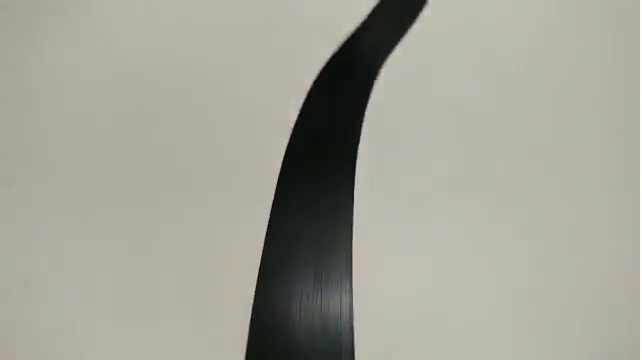
#> input picture frame 135 of simulacao.mp4, 642 x 360 px
$ jupyter execute --allow-errors 'Documentação Robo Seguidor de Linha.ipynb'   (shell and % lines are left out)   (Python 2 division)   (older library calls are emulated)
#> lines starting #> are read from the running program, lines starting #| are printed output that depends on the picture; after the words box and inside, x2 and y2 are one past the last pixel; in counts of white or black regions, pixels touching at a corner belong together
### obrcv.py
from imutils.video import VideoStream
import numpy as np
import cv2
import imutils
import time
from time import sleep

class Camera:

    def __init__(self,detect_line,detect_color, detect_circle):
       self.detect_line = detect_line
       self.detect_color = detect_color
       self.detect_circle = detect_circle
       #pass
    def Line(self): ## dar direcao ao robo
      if self.detect_line == 1:
         (grabbed, Frame) = camera.read()
#> Frame is the input picture: shape (360, 642, 3); mean B, G, R 151.1, 161.5, 163.4
         if (grabbed):
           dado = pre_processing(Frame)
           Direcao, Qtdlines = dado.TratarImagem()
           print "Direcao: " ,Direcao,"Quantidade de Linhas: ",Qtdlines
           return  Direcao,Qtdlines

    def cor(self):
    #""" Falta Implementar """
       pass

    def circle(self):
       if self.detect_circle == 1:
         (grabbed, Frame) = camera.read()
         if (grabbed):
           dado = pre_processing(Frame)
           bola,centro = dado.TratarCircle()
           return bola,centro


#camera = cv2.VideoCapture(0)
camera = cv2.VideoCapture("simulacao.mp4") # line
#camera = cv2.VideoCapture("circulosimulation.mp4")
camera.set(3,320)
camera.set(4,240)
LimiarBinarizacao = 125       #este valor eh empirico. Ajuste-o conforme sua necessidade
AreaContornoLimiteMin = 5000  #este valor eh empirico. Ajuste-o conforme sua necessidade

greenLower = (29, 86, 6)
greenUpper = (64, 255, 255)


class pre_processing:
   def __init__(self,img):
      self.img = img

   def TratarImagem(self):
      #obtencao das dimensoes da imagem
      height = np.size(self.img,0)
#> height = 360
      width= np.size(self.img,1)
#> width = 642
      QtdeContornos = 0
      DirecaoASerTomada = 0

      #tratamento da imagem
      gray = cv2.cvtColor(self.img,cv2.COLOR_BGR2GRAY)
      gray = cv2.GaussianBlur(gray, (21, 21), 0)
      FrameBinarizado = cv2.threshold(gray,LimiarBinarizacao,255,cv2.THRESH_BINARY)[1]
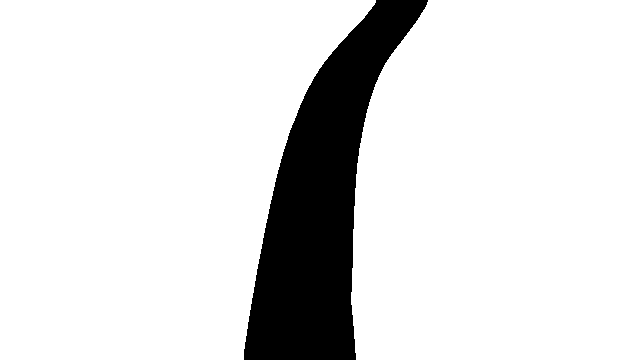
#> FrameBinarizado: shape (360, 642); 87.4% white; 1 black region, box (x1, y1, x2, y2) and area: (244, 0, 428, 360) 29029
      FrameBinarizado = cv2.dilate(FrameBinarizado,None,iterations=2)
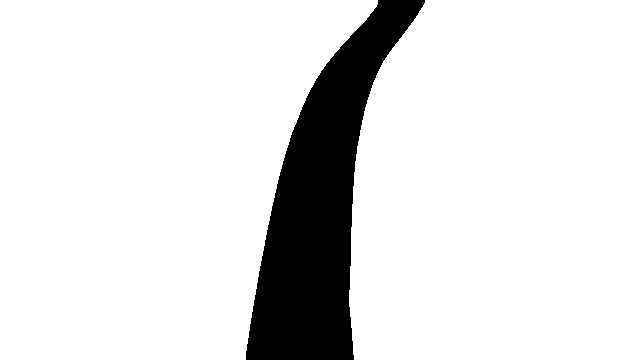
#> FrameBinarizado: shape (360, 642); 88.2% white; 1 black region, box (x1, y1, x2, y2) and area: (246, 0, 425, 360) 27161
      FrameBinarizado = cv2.bitwise_not(FrameBinarizado)
#> FrameBinarizado: shape (360, 642); 11.8% white; 1 white region
      _, cnts, _ = cv2.findContours(FrameBinarizado.copy(), cv2.RETR_EXTERNAL, cv2.CHAIN_APPROX_SIMPLE)
#> cnts = 1 contour; box (x1, y1, x2, y2) and area: (246, 0, 425, 360) 26724
      cv2.drawContours(self.img,cnts,-1,(255,250,255),3)
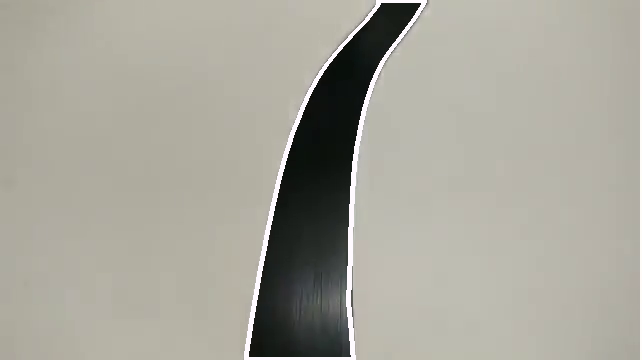
#> self.img: shape (360, 642, 3); 1.74% of pixels changed, all inside (x1, y1, x2, y2) = (244, 0, 427, 360)
      for c in cnts:
	    #se a area do contorno capturado for pequena, nada acontece
	    if cv2.contourArea(c) < AreaContornoLimiteMin:
        	continue

            QtdeContornos = QtdeContornos + 1

	    #obtem coordenadas do contorno (na verdade, de um retangulo que consegue abrangir todo ocontorno) e
	    #realca o contorno com um retangulo.
	    (x, y, w, h) = cv2.boundingRect(c)   #x e y: coordenadas do vertice superior esquerdo
	                                         #w e h: respectivamente largura e altura do retangulo

            cv2.rectangle(self.img, (x, y), (x + w, y + h), (100, 255, 0), 2)

	    #determina o ponto central do contorno e desenha um circulo para indicar
	    CoordenadaXCentroContorno = (x+x+w)/2
	    CoordenadaYCentroContorno = (y+y+h)/2
	    PontoCentralContorno = (CoordenadaXCentroContorno,CoordenadaYCentroContorno)
	    cv2.circle(self.img, PontoCentralContorno, 1, (0, 100, 250), 5)

    	    DirecaoASerTomada = CoordenadaXCentroContorno - (width/2)   #em relacao a linha central
#> this loop made 1 pass
#> (QtdeContornos, w, h, CoordenadaXCentroContorno, CoordenadaYCentroContorno, DirecaoASerTomada) on pass 1: (1, 179, 360, 335, 180, 14)
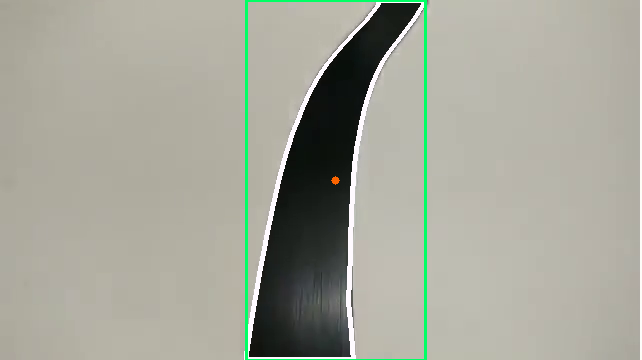
#> self.img: shape (360, 642, 3); 1.18% of pixels changed, all inside (x1, y1, x2, y2) = (245, 0, 427, 360)
#> after the loop, QtdeContornos = 1

      #output da imagem
      #linha em azul: linha central / referencia
      #linha em verde: linha que mostra distancia entre linha e a referencia
      cv2.line(self.img,(width/2,0),(width/2,height),(255,150,0),2)
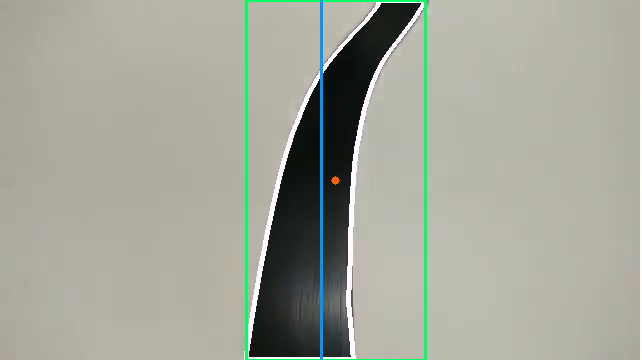
#> self.img: shape (360, 642, 3); 0.47% of pixels changed, all inside (x1, y1, x2, y2) = (320, 0, 323, 360)

      if (QtdeContornos > 0):
            cv2.line(self.img,PontoCentralContorno,(width/2,CoordenadaYCentroContorno),(65,255,0),1)
#> self.img: shape (360, 642, 3); 0.01% of pixels changed, all inside (x1, y1, x2, y2) = (321, 180, 336, 181)
#> in Line, `Direcao, Qtdlines = dado.TratarImagem()`: Direcao = 14; Qtdlines = 1
#| Direcao:  14 Quantidade de Linhas:  1
#> `Direcao,TemLinha = linha.Line()`: Direcao = 14; TemLinha = 1
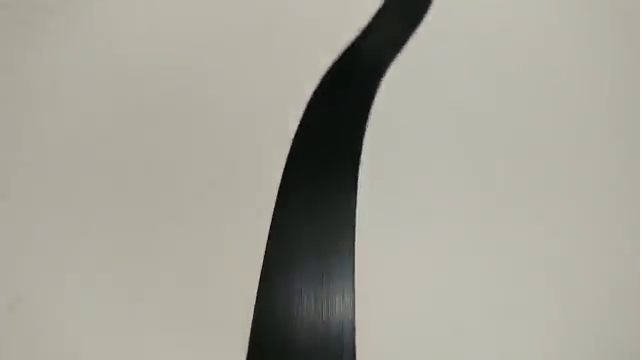
#> input picture frame 136 of simulacao.mp4, 642 x 360 px
#> in circle, Frame is the input picture: shape (360, 642, 3); mean B, G, R 151.4, 161.9, 163.7

      cv2.imshow('Detect Line',self.img)
      cv2.waitKey(10)
      return DirecaoASerTomada, QtdeContornos

   def TratarCircle(self):
    blurred = cv2.GaussianBlur(self.img, (11, 11), 0)
    hsv = cv2.cvtColor(blurred, cv2.COLOR_BGR2HSV)
#> hsv: shape (360, 642, 3); mean H, S, V 29.3, 22.5, 164.2
    mask = cv2.inRange(hsv, greenLower, greenUpper)
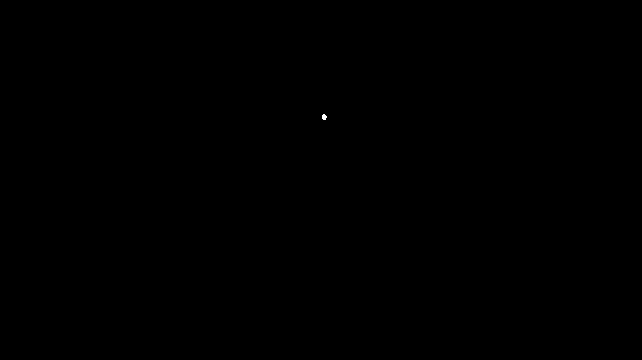
#> mask: shape (360, 642); 0.01% white; 1 white region, box (x1, y1, x2, y2) and area: (322, 114, 327, 120) 23
    mask = cv2.erode(mask, None, iterations=2)
#> mask: shape (360, 642); every value is 0
    mask = cv2.dilate(mask, None, iterations=2)
    cnts = cv2.findContours(mask.copy(), cv2.RETR_EXTERNAL,cv2.CHAIN_APPROX_SIMPLE)
#> cnts = 0 contours
    cnts = cnts[0] if imutils.is_cv2() else cnts[1]
#> cnts = []
    center = None
    if len(cnts) > 0:
      c = max(cnts, key=cv2.contourArea)
      ((x, y), radius) = cv2.minEnclosingCircle(c)
      M = cv2.moments(c)
      center = (int(M["m10"] / M["m00"]), int(M["m01"] / M["m00"]))
      print "               circle detect ",center
      valor =  "circle detect ",center
      if radius > 10:
        cv2.circle(self.img, (int(x), int(y)), int(radius),(0, 255, 255), 2)
        cv2.circle(self.img, center, 5, (0, 255, 255), -1)
    else:
      print "               circle not detect"
      valor =  "circle not detect",0

  # show the frame to our screen

    cv2.imshow("Detect Circle", self.img)
    cv2.waitKey(10)
    return valor

  # if the 'q' key is pressed, stop the loop


### BigRobot.py
# -*- coding: cp1252 -*-
import paho.mqtt.client as mqtt
import serial
import psutil

TOPIC = "/robot/rover/"

client = mqtt.Client()
# conecta no broker
client.connect("192.168.100.3", 1883)


def STATUS_COM():

 status = False
 try:
   arduino = serial.Serial("/dev/ttyUSB0",9600)
   status = True
   print "Porta ttyUSB0"
 except:
   try:
    arduino = serial.Serial("/dev/ttyACM0",9600)
    print "Porta ttyACM0"
    status = True
   except:
    arduino = ""
    status = False
 return status


class Move:
  print STATUS_COM()
  def __init__(self,comand,direcao):
   self.direcao = direcao
   self.comand = comand

  def mover(self):
   lista = ["w","s","d","a","p"]
   for p in range(len(lista)):
    if self.comand == lista[p]:
      print p,lista[p]
      print (arduino.write(lista[p]) if STATUS_COM() else "Port not found !")
      client.publish(TOPIC,lista[p])


class Sensores:
  # [22 lines left out: functions __init__, bat, distance, gps, not called in this run]

### Documentação Robo Seguidor de Linha.ipynb
<center>
    <h1> Projeto Robo Seguidor de Linha usando ObrCV e BigRobot library</h1>
    <h2> Type Robot: Robo OBR Resgate</h2>
    <h3> Comunidade: BigRobot<h3>
    <h3> Projetistas: Debora, Juan e Daniel</h3>
</center>

### Sumario

1. Instalação do Ubuntu Mate
2. Instalação e configuração do OpenCV
3. Instalação do Arduino
4. Programando OpenCV usando Simulação
5. Circuito eletronico do Robo
6. Programando no arduino
7. Topologia da rede
8. Usando SSH para acesso remoto no robo

## Instalação do Ubuntu Mate

##### Em fase de documentação

##  Instalação e configuração do OpenCV
### PS: OpenCV é o Motor de Visão Computacional por traz da biblioteca obrcv, sem ele na versão 3.1.0 a biblioteca não funcionara corretamente devido a possiveis mudanças de funções ou correções, por isso recomendamos que use a OpenCV Versão 3.1.0
### Dependencias necessarias

<code>
terminal@terminal$ sudo apt-get install -y build-essential cmake pkg-config
terminal@terminal$ sudo apt-get install -y libjpeg-dev libtiff5-dev libjasper-dev libpng12-dev
terminal@terminal$ sudo apt-get install -y libavcodec-dev libavformat-dev libswscale-dev libv4l-dev
terminal@terminal$ sudo apt-get install -y libxvidcore-dev libx264-dev
terminal@terminal$ sudo apt-get install -y libgtk2.0-dev
terminal@terminal$ sudo apt-get install -y libatlas-base-dev gfortran
terminal@terminal$ sudo apt-get install -y python2.7-dev python3-dev
</code>

#### Faça Download da opencv usando wget ainda no terminal, depois usando unzip extraia

#### terminal@terminal $ wget -O opencv.zip https://github.com/Itseez/opencv/archive/3.1.0.zip

#### terminal@terminal $ unzip opencv.zip

### Faça download da opencv contrib e extraia usando unzip

#### terminal@terminal $ wget -O opencv_contrib.zip https://github.com/Itseez/opencv_contrib/archive/3.1.0.zip

#### terminal@terminal $ unzip opencv_contrib.zip

#### Use o pip para instalar a biblioteca numpy no python

#### terminal@terminal $ pip install numpy imutils

### Inicie o processo de compilar o OpenCV

#### terminal@terminal $ cd ~

#### terminal@terminal $ cd ~/opencv-3.1.0/

#### terminal@terminal $ mkdir build

#### terminal@terminal $ cd build

-  terminal@terminal $ cmake -D CMAKE_BUILD_TYPE=RELEASE \
    -D CMAKE_INSTALL_PREFIX=/usr/local \
    -D INSTALL_PYTHON_EXAMPLES=ON \
    -D OPENCV_EXTRA_MODULES_PATH=~/opencv_contrib-3.1.0/modules \
    -D BUILD_EXAMPLES=ON \
    -DENABLE_PRECOMPILED_HEADERS=OFF .. #test lesk test ..


#### terminal@terminal $ make -j2

#### terminal@terminal $ sudo make install

#### terminal@terminal $ sudo ldconfig

## Instalação do Arduino

##### Em fase de documentação

## Programando com ObrCV e BigRobot em uma simulação

### Importando bibliotecas
#### lib BigRobot:
- Controle de motores e comunicação serial

#### lib obrcv:
- Processar Imagem e retornar valores de linha, circulo e cor

[cell 1]
import obrcv
import BigRobot

### Criando Instancias de Comandos da BigRobot

* w - Robo se move pra frente
* s - Robo se move para traz
* a - Rodo se move para esquerda
* d - Robo se move para direta
* p - Robo para movimentação

[cell 2]
run   = BigRobot.Move("w",1)
back  = BigRobot.Move("s",1)
left  = BigRobot.Move("a",1)
right = BigRobot.Move("d",1)
stop  = BigRobot.Move("p",1)

### Criando instancias da obrcv

[cell 3]
linha = obrcv.Camera(1,0,0)
#cor = obrcv.Camera(0,1,0) <====== em fase de implementação
circulo = obrcv.Camera(0,0,1)

### Metodo para Detecção de Linha

[cell 4]
Direcao,TemLinha = linha.Line()

### Metodo para Detecção de circulo

[cell 5]
circle, centro= circulo.circle()
#> in circle, `bola,centro = dado.TratarCircle()`: bola = 'circle not detect'; centro = 0
#> circle = 'circle not detect'; centro = 0

[cell 6]
print circle, centro
#| circle not detect 0

#### Codigo de Exemplo para Robo Seguidor de linha

[cell 7]
import obrcv
import BigRobot

cam = obrcv.Camera(True,False,False)

$ run again, starting later in the video
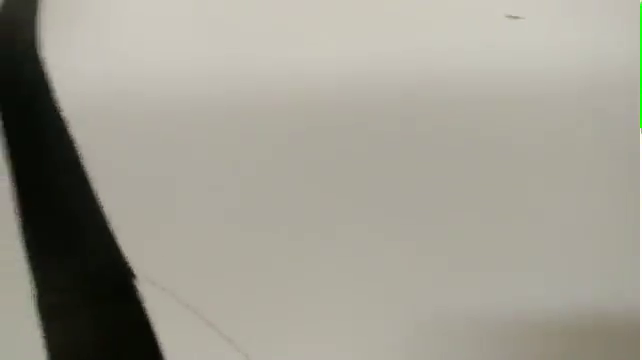
#> input picture frame 609 of simulacao.mp4, 642 x 360 px
#> in Line, Frame is the input picture: shape (360, 642, 3); mean B, G, R 144.8, 155.8, 158.6
#> height = 360
#> width = 642
#> in TratarImagem, `_, cnts, _ = cv2.findContours(FrameBinarizado.copy(), cv2.RETR_EXTERNA..`: cnts = 2 contours; box (x1, y1, x2, y2) and area: (0, 0, 163, 360) 27243, (608, 335, 631, 360) 471
#> the loop in TratarImagem, `for c in cnts:` made 2 passes
#> (QtdeContornos, w, h, CoordenadaXCentroContorno, CoordenadaYCentroContorno, DirecaoASerTomada) on pass 2: (1, 163, 360, 81, 180, -240)
#> after the loop in TratarImagem, `for c in cnts:`: QtdeContornos = 1
#> in Line, `Direcao, Qtdlines = dado.TratarImagem()`: Direcao = -240; Qtdlines = 1
#| Direcao:  -240 Quantidade de Linhas:  1
#> `Direcao,TemLinha = linha.Line()`: Direcao = -240; TemLinha = 1
#> hsv: shape (360, 642, 3); mean H, S, V 24.4, 31.1, 159
#> in TratarCircle, `mask = cv2.dilate(mask, None, iterations=2)`:
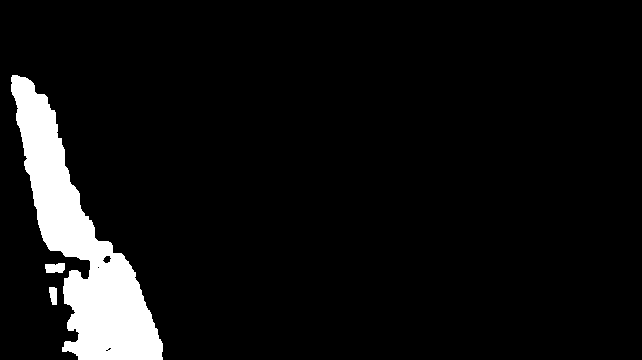
#> mask: shape (360, 642); 6.8% white; 3 white regions
#> in TratarCircle, `cnts = cv2.findContours(mask.copy(), cv2.RETR_EXTERNAL,cv2.CHAIN_APPRO..`: cnts = 3 contours; box (x1, y1, x2, y2) and area: (11, 75, 163, 360) 15094, (45, 263, 65, 273) 147, (49, 287, 57, 305) 97
#> c = contour of 308 points, box (x1, y1, x2, y2) (11, 75, 163, 360), area 15094
#> in TratarCircle, `((x, y), radius) = cv2.minEnclosingCircle(c)`: x = 87; y = 217; radius = 160.6
#> M = moments, m00 15094, centre m10/m00, m01/m00 = (81.6, 246.7)
#> center = (81, 246)
#|                circle detect  (81, 246)
#> valor = ('circle detect ', (81, 246))
#> in circle, `bola,centro = dado.TratarCircle()`: bola = 'circle detect '; centro = (81, 246)
#> `circle, centro= circulo.circle()`: circle = 'circle detect '; centro = (81, 246)
#| circle detect  (81, 246)

$ run again, starting later in the video
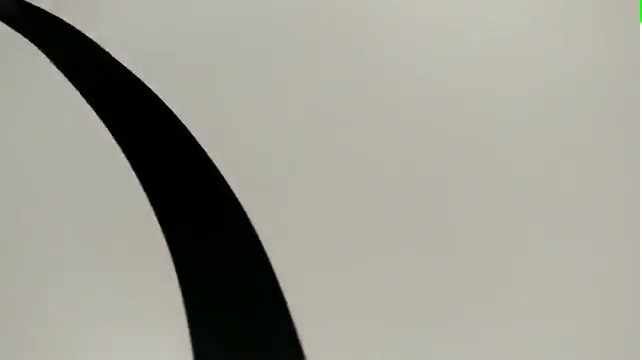
#> input picture frame 1083 of simulacao.mp4, 642 x 360 px
#> in Line, Frame is the input picture: shape (360, 642, 3); mean B, G, R 147.8, 156.4, 158.5
#> height = 360
#> width = 642
#> in TratarImagem, `_, cnts, _ = cv2.findContours(FrameBinarizado.copy(), cv2.RETR_EXTERNA..`: cnts = 1 contour; box (x1, y1, x2, y2) and area: (0, 0, 305, 360) 29702
#> the loop in TratarImagem, `for c in cnts:` made 1 pass
#> (QtdeContornos, w, h, CoordenadaXCentroContorno, CoordenadaYCentroContorno, DirecaoASerTomada) on pass 1: (1, 305, 360, 152, 180, -169)
#> after the loop in TratarImagem, `for c in cnts:`: QtdeContornos = 1
#> in Line, `Direcao, Qtdlines = dado.TratarImagem()`: Direcao = -169; Qtdlines = 1
#| Direcao:  -169 Quantidade de Linhas:  1
#> `Direcao,TemLinha = linha.Line()`: Direcao = -169; TemLinha = 1
#> hsv: shape (360, 642, 3); mean H, S, V 25.4, 33.7, 158.8
#> in TratarCircle, `cnts = cv2.findContours(mask.copy(), cv2.RETR_EXTERNAL,cv2.CHAIN_APPRO..`: cnts = 5 contours; box (x1, y1, x2, y2) and area: (224, 335, 258, 360) 657, (278, 316, 290, 333) 126, (288, 351, 299, 360) 75, (18, 1, 24, 14) 49, (639, 0, 642, 23) 44
#> c = contour of 17 points, box (x1, y1, x2, y2) (224, 335, 258, 360), area 657
#> in TratarCircle, `((x, y), radius) = cv2.minEnclosingCircle(c)`: x = 240.5; y = 347; radius = 19.6
#> M = moments, m00 657, centre m10/m00, m01/m00 = (241.7, 346)
#> center = (241, 345)
#|                circle detect  (241, 345)
#> valor = ('circle detect ', (241, 345))
#> in circle, `bola,centro = dado.TratarCircle()`: bola = 'circle detect '; centro = (241, 345)
#> `circle, centro= circulo.circle()`: circle = 'circle detect '; centro = (241, 345)
#| circle detect  (241, 345)
